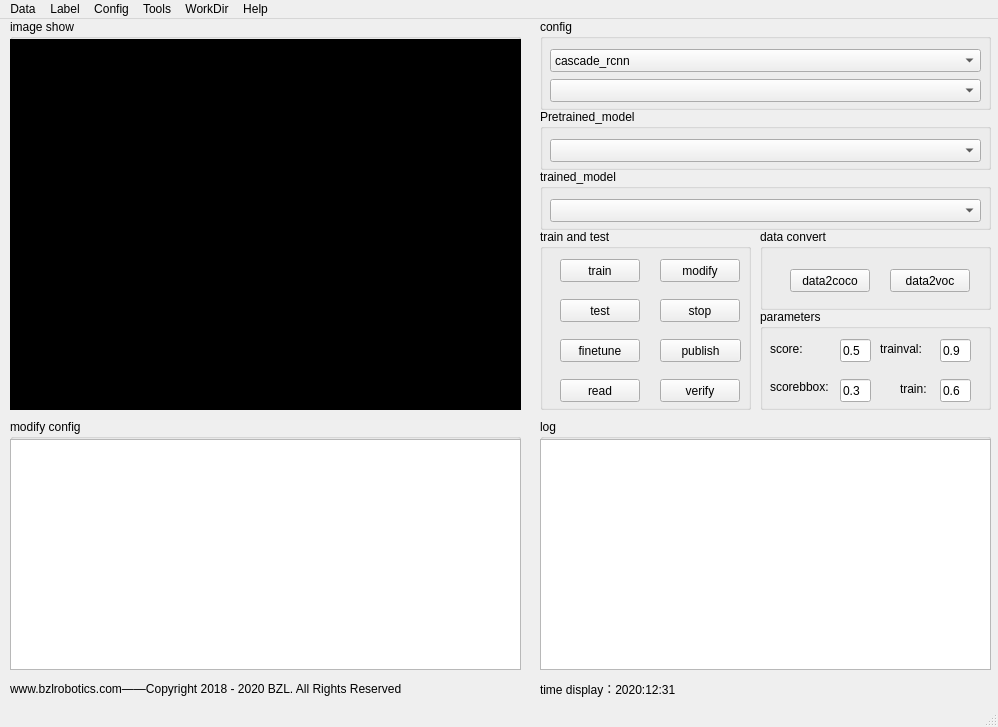
<?xml version="1.0" encoding="UTF-8"?>
<ui version="4.0">
 <class>MainWindowDL</class>
 <widget class="QMainWindow" name="MainWindowDL">
  <property name="geometry">
   <rect>
    <x>0</x>
    <y>0</y>
    <width>998</width>
    <height>727</height>
   </rect>
  </property>
  <property name="windowTitle">
   <string>Deep Learning General Platform</string>
  </property>
  <widget class="QWidget" name="centralwidget">
   <widget class="QGroupBox" name="groupBox">
    <property name="geometry">
     <rect>
      <x>10</x>
      <y>0</y>
      <width>511</width>
      <height>391</height>
     </rect>
    </property>
    <property name="title">
     <string>image show</string>
    </property>
    <widget class="QLabel" name="label_show">
     <property name="geometry">
      <rect>
       <x>0</x>
       <y>20</y>
       <width>511</width>
       <height>371</height>
      </rect>
     </property>
     <property name="styleSheet">
      <string notr="true">background:rgb(0, 0, 0)</string>
     </property>
     <property name="text">
      <string>TextLabel</string>
     </property>
     <property name="scaledContents">
      <bool>true</bool>
     </property>
    </widget>
   </widget>
   <widget class="QGroupBox" name="groupBox_2">
    <property name="geometry">
     <rect>
      <x>540</x>
      <y>210</y>
      <width>211</width>
      <height>181</height>
     </rect>
    </property>
    <property name="title">
     <string>train and test</string>
    </property>
    <widget class="QPushButton" name="pushButton_train">
     <property name="geometry">
      <rect>
       <x>20</x>
       <y>30</y>
       <width>80</width>
       <height>23</height>
      </rect>
     </property>
     <property name="text">
      <string>train</string>
     </property>
    </widget>
    <widget class="QPushButton" name="pushButton_test">
     <property name="geometry">
      <rect>
       <x>20</x>
       <y>70</y>
       <width>80</width>
       <height>23</height>
      </rect>
     </property>
     <property name="text">
      <string>test</string>
     </property>
    </widget>
    <widget class="QPushButton" name="pushButton_modify">
     <property name="geometry">
      <rect>
       <x>120</x>
       <y>30</y>
       <width>80</width>
       <height>23</height>
      </rect>
     </property>
     <property name="text">
      <string>modify</string>
     </property>
    </widget>
    <widget class="QPushButton" name="pushButton_finetune">
     <property name="geometry">
      <rect>
       <x>20</x>
       <y>110</y>
       <width>80</width>
       <height>23</height>
      </rect>
     </property>
     <property name="text">
      <string>finetune</string>
     </property>
    </widget>
    <widget class="QPushButton" name="pushButton_publish">
     <property name="geometry">
      <rect>
       <x>120</x>
       <y>110</y>
       <width>81</width>
       <height>23</height>
      </rect>
     </property>
     <property name="text">
      <string>publish</string>
     </property>
    </widget>
    <widget class="QPushButton" name="pushButton_stop">
     <property name="geometry">
      <rect>
       <x>120</x>
       <y>70</y>
       <width>80</width>
       <height>23</height>
      </rect>
     </property>
     <property name="text">
      <string>stop</string>
     </property>
    </widget>
    <widget class="QPushButton" name="pushButton_readImage">
     <property name="geometry">
      <rect>
       <x>20</x>
       <y>150</y>
       <width>80</width>
       <height>23</height>
      </rect>
     </property>
     <property name="text">
      <string>read</string>
     </property>
    </widget>
    <widget class="QPushButton" name="pushButton_verify">
     <property name="geometry">
      <rect>
       <x>120</x>
       <y>150</y>
       <width>80</width>
       <height>23</height>
      </rect>
     </property>
     <property name="text">
      <string>verify</string>
     </property>
    </widget>
   </widget>
   <widget class="QLabel" name="label">
    <property name="geometry">
     <rect>
      <x>10</x>
      <y>660</y>
      <width>511</width>
      <height>20</height>
     </rect>
    </property>
    <property name="text">
     <string>www.bzlrobotics.com——Copyright 2018 - 2020 BZL. All Rights Reserved</string>
    </property>
   </widget>
   <widget class="QGroupBox" name="groupBox_3">
    <property name="geometry">
     <rect>
      <x>540</x>
      <y>0</y>
      <width>451</width>
      <height>91</height>
     </rect>
    </property>
    <property name="title">
     <string>config</string>
    </property>
    <widget class="QComboBox" name="comboBox_model">
     <property name="geometry">
      <rect>
       <x>10</x>
       <y>30</y>
       <width>431</width>
       <height>23</height>
      </rect>
     </property>
     <item>
      <property name="text">
       <string>cascade_rcnn</string>
      </property>
     </item>
     <item>
      <property name="text">
       <string>faster_rcnn</string>
      </property>
     </item>
     <item>
      <property name="text">
       <string>mask_rcnn</string>
      </property>
     </item>
     <item>
      <property name="text">
       <string>pascal_voc</string>
      </property>
     </item>
     <item>
      <property name="text">
       <string>ssd</string>
      </property>
     </item>
     <item>
      <property name="text">
       <string>yolo</string>
      </property>
     </item>
     <item>
      <property name="text">
       <string>pelee</string>
      </property>
     </item>
    </widget>
    <widget class="QComboBox" name="comboBox_config">
     <property name="geometry">
      <rect>
       <x>10</x>
       <y>60</y>
       <width>431</width>
       <height>23</height>
      </rect>
     </property>
    </widget>
   </widget>
   <widget class="QLabel" name="label_time">
    <property name="geometry">
     <rect>
      <x>540</x>
      <y>660</y>
      <width>411</width>
      <height>20</height>
     </rect>
    </property>
    <property name="text">
     <string>time display：2020:12:31</string>
    </property>
   </widget>
   <widget class="QGroupBox" name="groupBox_4">
    <property name="geometry">
     <rect>
      <x>10</x>
      <y>400</y>
      <width>511</width>
      <height>251</height>
     </rect>
    </property>
    <property name="title">
     <string>modify config</string>
    </property>
    <widget class="QPlainTextEdit" name="plainTextEdit_modifyConfig">
     <property name="geometry">
      <rect>
       <x>0</x>
       <y>20</y>
       <width>511</width>
       <height>231</height>
      </rect>
     </property>
    </widget>
   </widget>
   <widget class="QGroupBox" name="groupBox_5">
    <property name="geometry">
     <rect>
      <x>540</x>
      <y>400</y>
      <width>451</width>
      <height>251</height>
     </rect>
    </property>
    <property name="title">
     <string>log</string>
    </property>
    <widget class="QPlainTextEdit" name="plainTextEdit_log">
     <property name="geometry">
      <rect>
       <x>0</x>
       <y>20</y>
       <width>451</width>
       <height>231</height>
      </rect>
     </property>
    </widget>
   </widget>
   <widget class="QGroupBox" name="groupBox_6">
    <property name="geometry">
     <rect>
      <x>540</x>
      <y>90</y>
      <width>451</width>
      <height>61</height>
     </rect>
    </property>
    <property name="title">
     <string>Pretrained_model</string>
    </property>
    <widget class="QComboBox" name="comboBox_checkpoint">
     <property name="geometry">
      <rect>
       <x>10</x>
       <y>30</y>
       <width>431</width>
       <height>23</height>
      </rect>
     </property>
    </widget>
   </widget>
   <widget class="QGroupBox" name="groupBox_7">
    <property name="geometry">
     <rect>
      <x>760</x>
      <y>290</y>
      <width>231</width>
      <height>101</height>
     </rect>
    </property>
    <property name="title">
     <string>parameters</string>
    </property>
    <widget class="QLineEdit" name="lineEdit_score">
     <property name="geometry">
      <rect>
       <x>80</x>
       <y>30</y>
       <width>31</width>
       <height>23</height>
      </rect>
     </property>
     <property name="text">
      <string>0.5</string>
     </property>
    </widget>
    <widget class="QLabel" name="label_score">
     <property name="geometry">
      <rect>
       <x>10</x>
       <y>30</y>
       <width>71</width>
       <height>20</height>
      </rect>
     </property>
     <property name="text">
      <string>score:</string>
     </property>
    </widget>
    <widget class="QLabel" name="label_score_2">
     <property name="geometry">
      <rect>
       <x>10</x>
       <y>70</y>
       <width>101</width>
       <height>16</height>
      </rect>
     </property>
     <property name="text">
      <string>scorebbox:</string>
     </property>
    </widget>
    <widget class="QLineEdit" name="lineEdit_scorebbox">
     <property name="geometry">
      <rect>
       <x>80</x>
       <y>70</y>
       <width>31</width>
       <height>23</height>
      </rect>
     </property>
     <property name="text">
      <string>0.3</string>
     </property>
    </widget>
    <widget class="QLabel" name="label_trainval">
     <property name="geometry">
      <rect>
       <x>120</x>
       <y>30</y>
       <width>61</width>
       <height>20</height>
      </rect>
     </property>
     <property name="text">
      <string>trainval:</string>
     </property>
    </widget>
    <widget class="QLineEdit" name="lineEdit_trainval">
     <property name="geometry">
      <rect>
       <x>180</x>
       <y>30</y>
       <width>31</width>
       <height>23</height>
      </rect>
     </property>
     <property name="text">
      <string>0.9</string>
     </property>
    </widget>
    <widget class="QLabel" name="label_train">
     <property name="geometry">
      <rect>
       <x>140</x>
       <y>70</y>
       <width>41</width>
       <height>20</height>
      </rect>
     </property>
     <property name="text">
      <string>train:</string>
     </property>
    </widget>
    <widget class="QLineEdit" name="lineEdit_train">
     <property name="geometry">
      <rect>
       <x>180</x>
       <y>70</y>
       <width>31</width>
       <height>23</height>
      </rect>
     </property>
     <property name="text">
      <string>0.6</string>
     </property>
    </widget>
   </widget>
   <widget class="QGroupBox" name="groupBox_8">
    <property name="geometry">
     <rect>
      <x>760</x>
      <y>210</y>
      <width>231</width>
      <height>81</height>
     </rect>
    </property>
    <property name="title">
     <string>data convert</string>
    </property>
    <widget class="QPushButton" name="pushButton_convert2coco">
     <property name="geometry">
      <rect>
       <x>30</x>
       <y>40</y>
       <width>80</width>
       <height>23</height>
      </rect>
     </property>
     <property name="text">
      <string>data2coco</string>
     </property>
    </widget>
    <widget class="QPushButton" name="pushButton_convert2voc">
     <property name="geometry">
      <rect>
       <x>130</x>
       <y>40</y>
       <width>80</width>
       <height>23</height>
      </rect>
     </property>
     <property name="text">
      <string>data2voc</string>
     </property>
    </widget>
   </widget>
   <widget class="QGroupBox" name="groupBox_9">
    <property name="geometry">
     <rect>
      <x>540</x>
      <y>150</y>
      <width>451</width>
      <height>61</height>
     </rect>
    </property>
    <property name="title">
     <string>trained_model</string>
    </property>
    <widget class="QComboBox" name="comboBox_trainedmodel">
     <property name="geometry">
      <rect>
       <x>10</x>
       <y>30</y>
       <width>431</width>
       <height>23</height>
      </rect>
     </property>
    </widget>
   </widget>
  </widget>
  <widget class="QMenuBar" name="menubar">
   <property name="geometry">
    <rect>
     <x>0</x>
     <y>0</y>
     <width>998</width>
     <height>20</height>
    </rect>
   </property>
   <widget class="QMenu" name="menuData">
    <property name="title">
     <string>Data</string>
    </property>
    <addaction name="actioncoco"/>
    <addaction name="actionvoc"/>
   </widget>
   <widget class="QMenu" name="menuLabel">
    <property name="title">
     <string>Label</string>
    </property>
    <addaction name="actionlabelme"/>
   </widget>
   <widget class="QMenu" name="menuCheckPoints">
    <property name="title">
     <string>Config</string>
    </property>
    <addaction name="actioncoco_detection"/>
    <addaction name="actionvoc0712"/>
    <addaction name="actionshedules_1x"/>
    <addaction name="actiondefault_runtime"/>
   </widget>
   <widget class="QMenu" name="menuTools">
    <property name="title">
     <string>Tools</string>
    </property>
   </widget>
   <widget class="QMenu" name="menuWorkDir">
    <property name="title">
     <string>WorkDir</string>
    </property>
    <addaction name="actionclear"/>
   </widget>
   <widget class="QMenu" name="menuHelp">
    <property name="title">
     <string>Help</string>
    </property>
    <addaction name="actionabout"/>
   </widget>
   <addaction name="menuData"/>
   <addaction name="menuLabel"/>
   <addaction name="menuCheckPoints"/>
   <addaction name="menuTools"/>
   <addaction name="menuWorkDir"/>
   <addaction name="menuHelp"/>
  </widget>
  <widget class="QStatusBar" name="statusbar"/>
  <action name="actioncoco">
   <property name="text">
    <string>coco</string>
   </property>
  </action>
  <action name="actionvoc">
   <property name="text">
    <string>VOCdevkit</string>
   </property>
  </action>
  <action name="actionCityScapes">
   <property name="text">
    <string>CityScapes</string>
   </property>
  </action>
  <action name="actionfaster_rcnn">
   <property name="text">
    <string>faster_rcnn</string>
   </property>
  </action>
  <action name="actionmask_rcnn">
   <property name="text">
    <string>mask_rcnn</string>
   </property>
  </action>
  <action name="actionssd">
   <property name="text">
    <string>ssd</string>
   </property>
  </action>
  <action name="actionyolo">
   <property name="text">
    <string>yolo</string>
   </property>
  </action>
  <action name="actionCityScapes_2">
   <property name="text">
    <string>CityScapes</string>
   </property>
  </action>
  <action name="actionpascal_voc">
   <property name="text">
    <string>pascal_voc</string>
   </property>
  </action>
  <action name="actionlabelme">
   <property name="text">
    <string>labelme</string>
   </property>
  </action>
  <action name="actionclear">
   <property name="text">
    <string>clear</string>
   </property>
  </action>
  <action name="actioncocoNames">
   <property name="text">
    <string>cocoNames</string>
   </property>
  </action>
  <action name="actionvocNames">
   <property name="text">
    <string>vocNames</string>
   </property>
  </action>
  <action name="actioncoco_detection">
   <property name="text">
    <string>coco_detection</string>
   </property>
  </action>
  <action name="actionvoc0712">
   <property name="text">
    <string>voc0712</string>
   </property>
  </action>
  <action name="actionshedules_1x">
   <property name="text">
    <string>shedules_1x</string>
   </property>
  </action>
  <action name="actiondefault_runtime">
   <property name="text">
    <string>default_runtime</string>
   </property>
  </action>
  <action name="actionabout">
   <property name="text">
    <string>about</string>
   </property>
  </action>
 </widget>
 <resources/>
 <connections/>
</ui>
